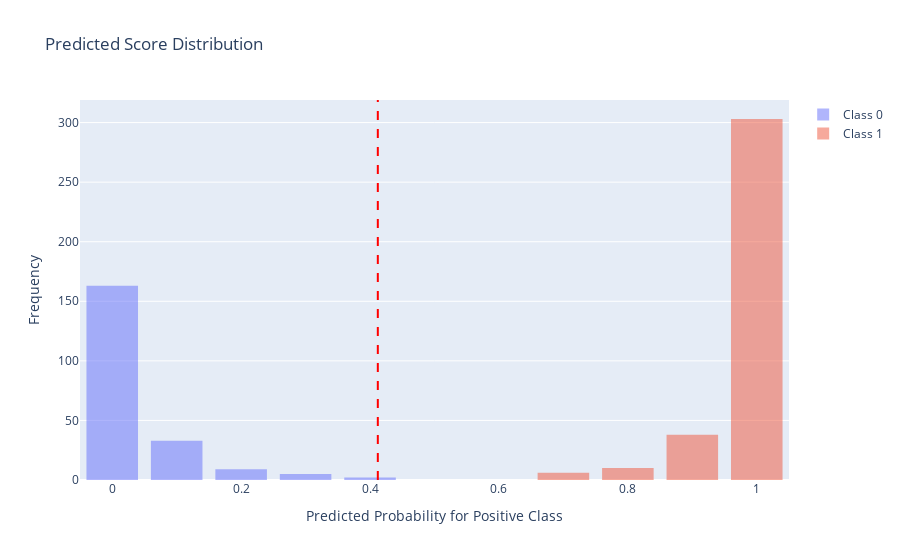

Source (notebook cell):
### Code cell
# Optimize threshold for F1 score
best_thresh, best_val = optimize_threshold(clf, X, y, metric=f1_score, cm=True, use_predict_if_no_proba=True)
print(f"Optimal threshold: {best_thresh:.2f}")
print(f"Best F1-score: {best_val:.4f}")

### Figure 1 — Plotly figure (JSON) as saved in the notebook; plotly's stock layout.template omitted (floating-point values rounded to 4 significant figures; data arrays with more than 128 entries replaced by an {"elided": "..."} marker saying what was removed)
{"data": [{"name": "Class 0", "opacity": 0.5, "type": "histogram", "x": {"elided": "212 float values"}}, {"name": "Class 1", "opacity": 0.5, "type": "histogram", "x": {"elided": "357 float values"}}], "layout": {"shapes": [{"line": {"color": "red", "dash": "dash"}, "name": "Optimal Threshold", "type": "line", "x0": 0.4121, "x1": 0.4121, "xref": "x", "y0": 0, "y1": 1, "yref": "y domain"}], "title": {"text": "Predicted Score Distribution"}, "xaxis": {"title": {"text": "Predicted Probability for Positive Class"}}, "yaxis": {"title": {"text": "Frequency"}}}}
